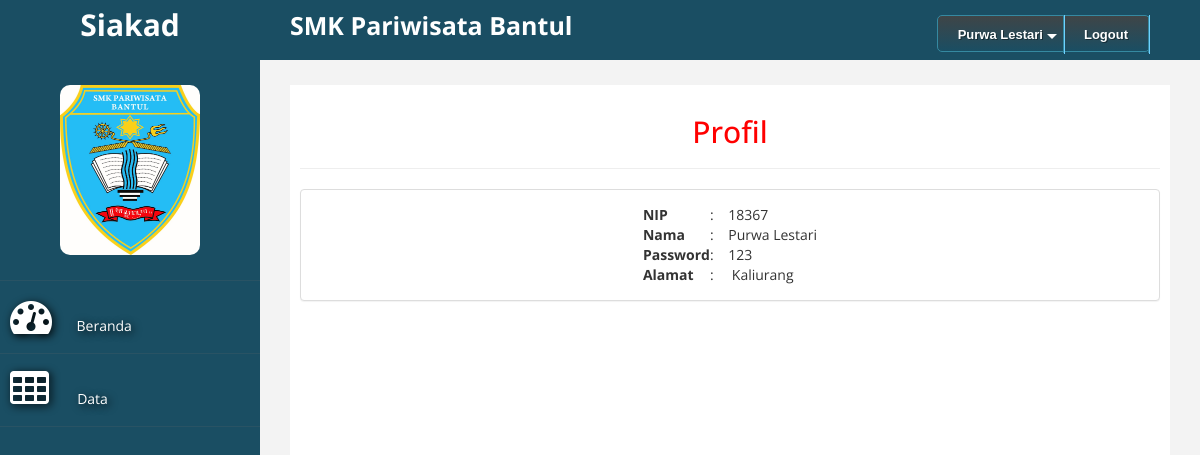
Page /index.php?act=profil (signed in) on the committed database.
### tables this page shows
CREATE TABLE `guru` (
  `nip` int(5) NOT NULL,
  `nama` varchar(25) NOT NULL,
  `alamat` varchar(50) NOT NULL
);

CREATE TABLE `akun` (
  `username` int(9) NOT NULL,
  `password` varchar(25) NOT NULL,
  `level` int(1) NOT NULL
);

### profil.php (the view, shortened to what this page needs)
<?php
if($_SESSION['level'] == '1'){
include "koneksi.php";
$sql="select * from guru where nip = $_SESSION[username]";
$hasil=mysqli_query($kon, $sql) ;
$sql2="select * from akun where username = $_SESSION[username]";
$hasil2=mysqli_query($kon, $sql2) ;
?>
<h2 align="center">Profil</h2>
<hr>
<div class="panel panel-default">
    <div class="panel-body">
        <div class="table-responsive">
            <table align="center">
                <?php
                    while($data = mysqli_fetch_assoc($hasil)){
                ?>
                    <tr>
                        <th>NIP</th>
                        <td>:</td>
                        <td>&nbsp;&nbsp;&nbsp;&nbsp;<?php echo $data['nip']; ?></td>
                    </tr>
                    <tr>
                        <th>Nama</th>
                        <td>:</td>
                        <td>&nbsp;&nbsp;&nbsp;&nbsp;<?php echo $data['nama']; ?></td>
                    </tr>
                    <tr>
                        <th>Password</th>
                        <td>:</td>
                        <td>&nbsp;&nbsp;&nbsp;
                            <?php
                                while($data2 = mysqli_fetch_assoc($hasil2)){
                                    echo $data2['password'];
                                }
                            ?></td>
                    </tr>
                    <tr>
                        <th>Alamat</th>
                        <td>:</td>
                        <td>&nbsp;&nbsp;&nbsp;&nbsp;
                            <?php echo $data['alamat']; ?>
                        </td>
                    </tr>
                <?php
                    }
                ?>
            </table>
        </div>
    </div>
</div>
<?php } ?>

### menu_atas.php (shortened to what this page needs)
<div id='cssmenu'>
<ul>
  <?php
    if($_SESSION['level'] == '1'){
    include 'koneksi.php';
  $sql = mysqli_query($kon,"select nama from guru where nip = $_SESSION[username]");
  $sql2 = mysqli_fetch_assoc($sql);
?>
   <li class='has-sub '><a href='#'><span><?php echo $sql2['nama']; ?></span></a>
 <?php } ?>
   </li>
   <li><a href='logout.php'><span>Logout</span></a></li>
</ul>
</div>

### custom.css (style rules this page uses)
body { font-family: 'Open Sans', sans-serif; }
h2 { color: #f00; }

### menu_atas.php (style rules this page uses)
#cssmenu { height:37px; display:block; padding:0; margin:0; border:1px solid; border-radius:5px; }
#cssmenu > ul { list-style:inside none; padding:0; margin:0; }
#cssmenu > ul > li { list-style:inside none; padding:0; margin:0; float:left; display:block; position:relative; }
#cssmenu > ul > li > a { outline:none; display:block; position:relative; padding:12px 20px; font:bold 13px/100% Arial, Helvetica, sans-serif; text-align:center; text-decoration:none; text-shadow:1px 1px 0 rgba(0,0,0, 0.4); }
#cssmenu > ul > li:first-child > a { border-radius:5px 0 0 5px; }
#cssmenu > ul > li > a:after { content:''; position:absolute; border-right:1px solid; top:-1px; bottom:-1px; right:-2px; z-index:99; }
#cssmenu > ul > li.has-sub > a:before { content:''; position:absolute; top:18px; right:6px; border:5px solid transparent; border-top:5px solid #fff; }
#cssmenu, #cssmenu > ul > li > ul > li a:hover { background:#3f4547; background:-moz-linear-gradient(top, #3f4547 0%, #1a4e63 100%); background:-webkit-gradient(linear, left top, left bottom, color-stop(0%,#3f4547), color-stop(100%,#1a4e63)); background:-webkit-linear-gradient(top, #3f4547 0%,#1a4e63 100%); background:-o-linear-gradient(top, #3f4547 0%,#1a4e63 100%); background:-ms-linear-gradient(top, #3f4547 0%,#1a4e63 100%); background:linear-gradient(top, #3f4547 0%,#1a4e63 100%); filter:progid:DXImageTransform.Microsoft.gradient(startColorstr='#3f4547', endColorstr='#1a4e63',GradientType=0); }
#cssmenu { border-color:#3589a1; }
#cssmenu > ul > li > a { border-right:1px solid #3589a1; color:#fff; }
#cssmenu > ul > li > a:after { border-color:#6ed1ff; }

### rows in the picture
guru: nama "Purwa Lestari", nip "18367", alamat "Kaliurang"
akun: password "123"
